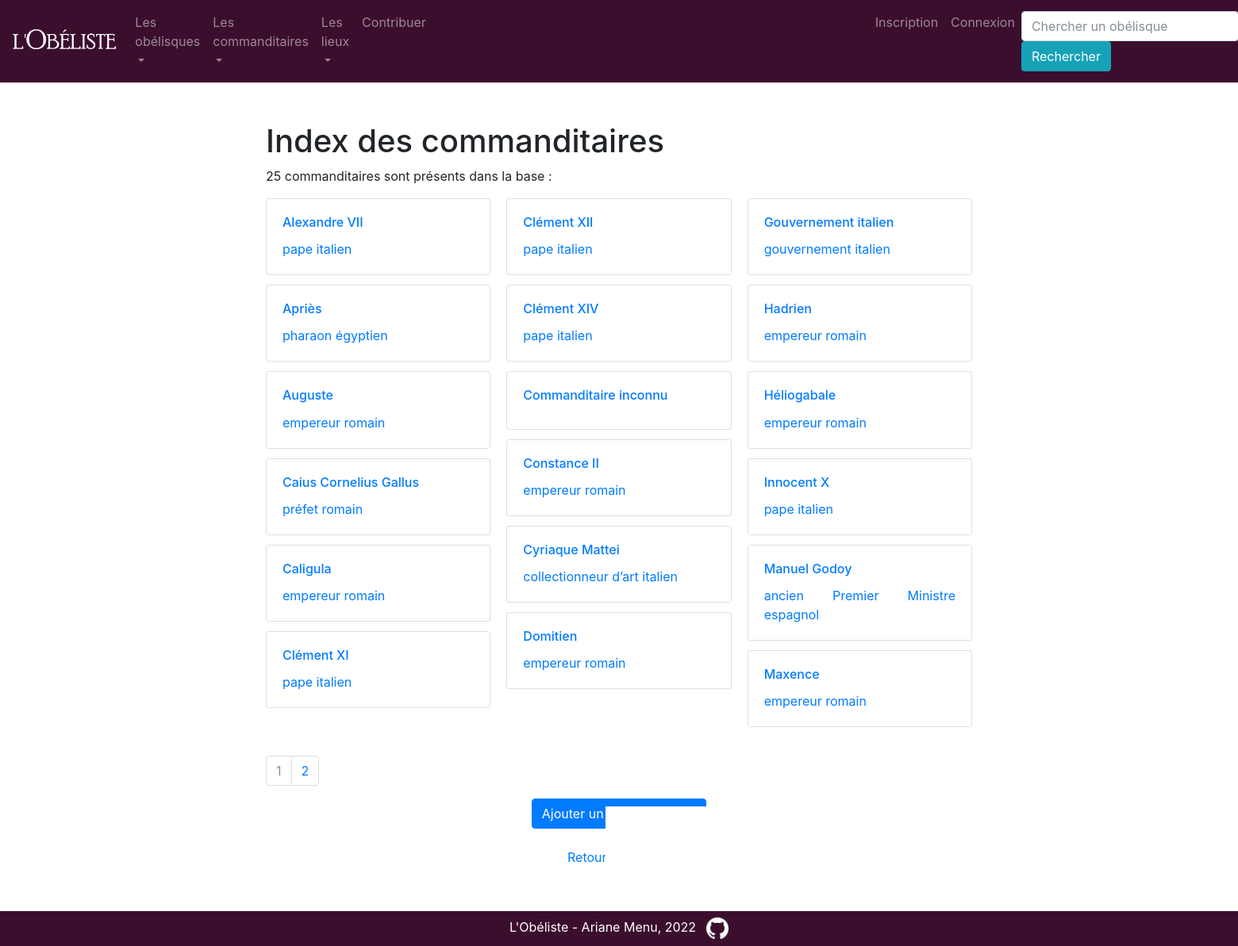
Screenshot of /index_personnes with the database file from the repository.
### app/modeles/donnees.py (models this page shows, shortened)
class Personne(db.Model):
    personne_id = db.Column(db.Integer, unique=True, nullable=False, primary_key=True, autoincrement=True)
    personne_nom = db.Column(db.Text)
    personne_fonction = db.Column(db.Text)
    personne_nationalite = db.Column(db.Text)
    erige = db.relationship("Erige", back_populates="personne")
    authorships = db.relationship("Authorship", back_populates="personne")

### app/routes/generic.py (the view)
@app.route("/index_personnes")
def index_personnes():
    page = request.args.get("page", 1)
    if isinstance(page, str) and page.isdigit():
        page = int(page)
    else:
        page = 1
    resultats = Personne.query.order_by(Personne.personne_nom).paginate(page=page, per_page=RESULTATS_PAR_PAGE)
    return render_template("pages/index_personnes.html", resultats=resultats)

### app/templates/pages/index_personnes.html (shortened to what this page needs)
{% extends "conteneur.html" %}
{% block corps %}
<div class="centrer_contenu">
    <h1>Index des commanditaires</h1>
    {% if resultats %}
        <p>{{resultats.total}} commanditaires sont présents dans la base :</p>
        <div class="card-columns">
            {% for personne in resultats.items %}
                <div class="card">
                    <a href="{{url_for('personne', personne_id=personne.personne_id)}}">
                    <div class="card-body">
                        <h6 class="card-title">{{personne.personne_nom}}</h6>
                        <p class="card-text">{% if personne.personne_fonction %}{{personne.personne_fonction}}{% endif %} {% if personne.personne_fonction %}{{personne.personne_nationalite}}{% endif %}</p>
                    </div>
                    </a>
                </div>
            {% endfor %}
        </div>
        <br>
        <nav aria-label="research-pagination">
            <ul class="pagination">
                {%- for page in resultats.iter_pages() %}
                    {% if page %}
                        {% if page != resultats.page %}
                            <li class="page-item">
                                <a class="page-link" href="{{ url_for('index_personnes', page=page) }}">{{page}}</a>
                            </li>
                        {% else %}
                            <li class="page-item active disabled">
                                <a class="page-link">{{page}} <span class="sr-only">(actuelle)</span></a>
                            </li>
                        {% endif %}
                    {% else %}
                        <li class="page-item disabled">
                            <a class="page-link">...</a>
                        </li>
                    {% endif %}
                {%- endfor %}
            </ul>
        </nav>
    {% endif %}
    <div align="center">
        <a href="{{url_for('personne_add')}}" class="btn btn-primary">Ajouter un commanditaire</a>
        <br>
        <br>
        <a href="{{url_for('accueil')}}">Retour à l'accueil</a>
    </div>
</div>
{% endblock %}

### app/templates/conteneur.html (shortened to what this page needs)
<!DOCTYPE html>
<html lang="fr">
    <head>
        {% include "partials/css.html" %}
        <link rel="stylesheet" href="https://unpkg.com/leaflet@1.3.1/dist/leaflet.css" />
    </head>
    <body>
        <nav class="navbar navbar-expand-md navbar-dark justify-content-between" style="background-color: #3B0E2E;">
            <a class="navbar-brand" href="{{ url_for('accueil') }}"><img class="logo_top" src="{{url_for('static', filename='images/obeliste_logo_light.png')}}" alt="L'Obéliste" height="25"/></a>
            <div class="collapse navbar-collapse" id="navbarSupportedContent">
                <ul class="navbar-nav mr-auto">
                    <li class="nav-item dropdown">
                        <a class="nav-link dropdown-toggle" href="#" id="navbarDropdown" role="button" data-toggle="dropdown" aria-haspopup="true" aria-expanded="false">Les obélisques</a>
                    </li>
                    <li class="nav-item dropdown">
                        <a class="nav-link dropdown-toggle" href="#" id="navbarDropdown" role="button" data-toggle="dropdown" aria-haspopup="true" aria-expanded="false">Les commanditaires</a>
                    </li>
                    <li class="nav-item dropdown">
                        <a class="nav-link dropdown-toggle" href="#" id="navbarDropdown" role="button" data-toggle="dropdown" aria-haspopup="true" aria-expanded="false">Les lieux</a>
                    </li>
                    <li class="nav-item"><a class="nav-link" href="{{url_for('add')}}">Contribuer</a></li>
                    {% if not current_user.is_authenticated %}
                        <li class="nav-item utilisateur">
                            <a class="nav-link" href="{{url_for('inscription')}}">Inscription</a>
                        </li>
                        <li class="nav-item">
                            <a class="nav-link" href="{{url_for('connexion')}}">Connexion</a>
                        </li>
                        {% else %}
                        <li class="nav-item utilisateur">
                            <a class="nav-link" href="{{url_for('deconnexion')}}">Déconnexion ({{current_user.user_nom}})</a>
                        </li>
                    {% endif %}
                </ul>
                <form class="form-inline" action="{{url_for('recherche')}}" method="GET">
                    <input class="form-control" name="keyword" type="search" placeholder="Chercher un obélisque" aria-label="Recherche">
                    <button class="btn btn-info" type="submit">Rechercher</button>
                </form>
            </div>
        </nav>
        <div class="container">
            <div class="row" >
                <div class="col" >
                    {% block corps %}{% endblock %}
                </div>
            </div>
        </div>
    </body>
    <footer class="text-center text-white fixed-bottom" style="background-color: #3B0E2E;">
        <div class="text-center p-2">
           L'Obéliste - Ariane Menu, 2022<a class="github" href="https://github.com/A-Menu"><img width="28" height="28" src="{{url_for('static', filename='images/github_logo.png')}}" alt="Voir le profil sur GitHub" title="Voir le profil sur Github"></a>
        </div>
    </footer>
</html>

### app/templates/partials/css.html
<link rel="stylesheet" href="{{ url_for('static', filename='css/bootstrap.css')}}">

### app/templates/conteneur.html (style rules this page uses)
.container { margin-top: 50px; margin-bottom: 100px; text-align: justify; }
.centrer_contenu { margin-left: 110px; margin-right: 110px; }
.logo_top { margin-bottom: 6px; }
.github { margin-left: 13px; }
.utilisateur { margin-left:550px; }

### rows the page displays
Personne: personne_nom "Alexandre VII", personne_fonction "pape", personne_nationalite "italien"
Personne: personne_nom "Apriès", personne_fonction "pharaon", personne_nationalite "égyptien"
Personne: personne_nom "Auguste", personne_fonction "empereur", personne_nationalite "romain"
Personne: personne_nom "Caius Cornelius Gallus", personne_fonction "préfet", personne_nationalite "romain"
Personne: personne_nom "Caligula", personne_fonction "empereur", personne_nationalite "romain"
Personne: personne_nom "Clément XI", personne_fonction "pape", personne_nationalite "italien"
Personne: personne_nom "Clément XII", personne_fonction "pape", personne_nationalite "italien"
Personne: personne_nom "Clément XIV", personne_fonction "pape", personne_nationalite "italien"
Personne: personne_nom "Commanditaire inconnu"
Personne: personne_nom "Constance II", personne_fonction "empereur", personne_nationalite "romain"
Personne: personne_nom "Cyriaque Mattei", personne_fonction "collectionneur d’art", personne_nationalite "italien"
Personne: personne_nom "Domitien", personne_fonction "empereur", personne_nationalite "romain"
Personne: personne_nom "Gouvernement italien", personne_fonction "gouvernement", personne_nationalite "italien"
Personne: personne_nom "Hadrien", personne_fonction "empereur", personne_nationalite "romain"
Personne: personne_nom "Héliogabale", personne_fonction "empereur", personne_nationalite "romain"
Personne: personne_nom "Innocent X", personne_fonction "pape", personne_nationalite "italien"
Personne: personne_nom "Manuel Godoy", personne_fonction "ancien Premier Ministre", personne_nationalite "espagnol"
Personne: personne_nom "Maxence", personne_fonction "empereur", personne_nationalite "romain"

### other values shown
{{ resultats.total }} "25"
{{ page }} "1"
{{ page }} "2"
